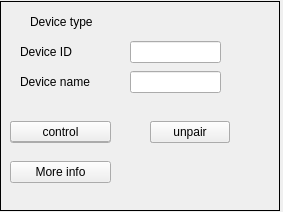
<?xml version="1.0" encoding="UTF-8"?>
<ui version="4.0">
 <class>template_device</class>
 <widget class="QWidget" name="template_device">
  <property name="geometry">
   <rect>
    <x>0</x>
    <y>0</y>
    <width>283</width>
    <height>212</height>
   </rect>
  </property>
  <property name="windowTitle">
   <string>Form</string>
  </property>
  <layout class="QVBoxLayout" name="verticalLayout">
   <property name="leftMargin">
    <number>0</number>
   </property>
   <property name="topMargin">
    <number>0</number>
   </property>
   <property name="rightMargin">
    <number>0</number>
   </property>
   <property name="bottomMargin">
    <number>0</number>
   </property>
   <item>
    <widget class="QFrame" name="frame">
     <property name="minimumSize">
      <size>
       <width>280</width>
       <height>210</height>
      </size>
     </property>
     <property name="maximumSize">
      <size>
       <width>280</width>
       <height>210</height>
      </size>
     </property>
     <property name="frameShape">
      <enum>QFrame::Box</enum>
     </property>
     <property name="frameShadow">
      <enum>QFrame::Plain</enum>
     </property>
     <widget class="QPushButton" name="onnetworkPair_btn">
      <property name="geometry">
       <rect>
        <x>10</x>
        <y>120</y>
        <width>101</width>
        <height>22</height>
       </rect>
      </property>
      <property name="text">
       <string>Onnetwork pair</string>
      </property>
     </widget>
     <widget class="QPushButton" name="BLE_pair_btn">
      <property name="geometry">
       <rect>
        <x>150</x>
        <y>120</y>
        <width>80</width>
        <height>22</height>
       </rect>
      </property>
      <property name="text">
       <string>BLE pairing</string>
      </property>
     </widget>
     <widget class="QLabel" name="label">
      <property name="geometry">
       <rect>
        <x>20</x>
        <y>40</y>
        <width>81</width>
        <height>21</height>
       </rect>
      </property>
      <property name="text">
       <string>Device ID</string>
      </property>
     </widget>
     <widget class="QLabel" name="label_2">
      <property name="geometry">
       <rect>
        <x>20</x>
        <y>70</y>
        <width>81</width>
        <height>21</height>
       </rect>
      </property>
      <property name="text">
       <string>Device name</string>
      </property>
     </widget>
     <widget class="QLabel" name="label_3">
      <property name="geometry">
       <rect>
        <x>30</x>
        <y>10</y>
        <width>91</width>
        <height>21</height>
       </rect>
      </property>
      <property name="text">
       <string>Device type</string>
      </property>
     </widget>
     <widget class="QLineEdit" name="lineEdit_deviceID">
      <property name="geometry">
       <rect>
        <x>130</x>
        <y>40</y>
        <width>91</width>
        <height>22</height>
       </rect>
      </property>
      <property name="readOnly">
       <bool>true</bool>
      </property>
     </widget>
     <widget class="QLineEdit" name="lineEdit_DeviceName">
      <property name="geometry">
       <rect>
        <x>130</x>
        <y>70</y>
        <width>91</width>
        <height>22</height>
       </rect>
      </property>
      <property name="readOnly">
       <bool>true</bool>
      </property>
     </widget>
     <widget class="QLabel" name="label_DeviceType">
      <property name="geometry">
       <rect>
        <x>140</x>
        <y>10</y>
        <width>111</width>
        <height>21</height>
       </rect>
      </property>
      <property name="text">
       <string/>
      </property>
     </widget>
     <widget class="QPushButton" name="control_btn">
      <property name="enabled">
       <bool>true</bool>
      </property>
      <property name="geometry">
       <rect>
        <x>10</x>
        <y>120</y>
        <width>101</width>
        <height>21</height>
       </rect>
      </property>
      <property name="text">
       <string>control</string>
      </property>
     </widget>
     <widget class="QPushButton" name="info_btn">
      <property name="geometry">
       <rect>
        <x>10</x>
        <y>160</y>
        <width>101</width>
        <height>22</height>
       </rect>
      </property>
      <property name="text">
       <string>More info</string>
      </property>
     </widget>
     <widget class="QPushButton" name="unpair_btn">
      <property name="geometry">
       <rect>
        <x>150</x>
        <y>120</y>
        <width>80</width>
        <height>22</height>
       </rect>
      </property>
      <property name="text">
       <string>unpair</string>
      </property>
     </widget>
    </widget>
   </item>
  </layout>
 </widget>
 <resources/>
 <connections/>
</ui>
